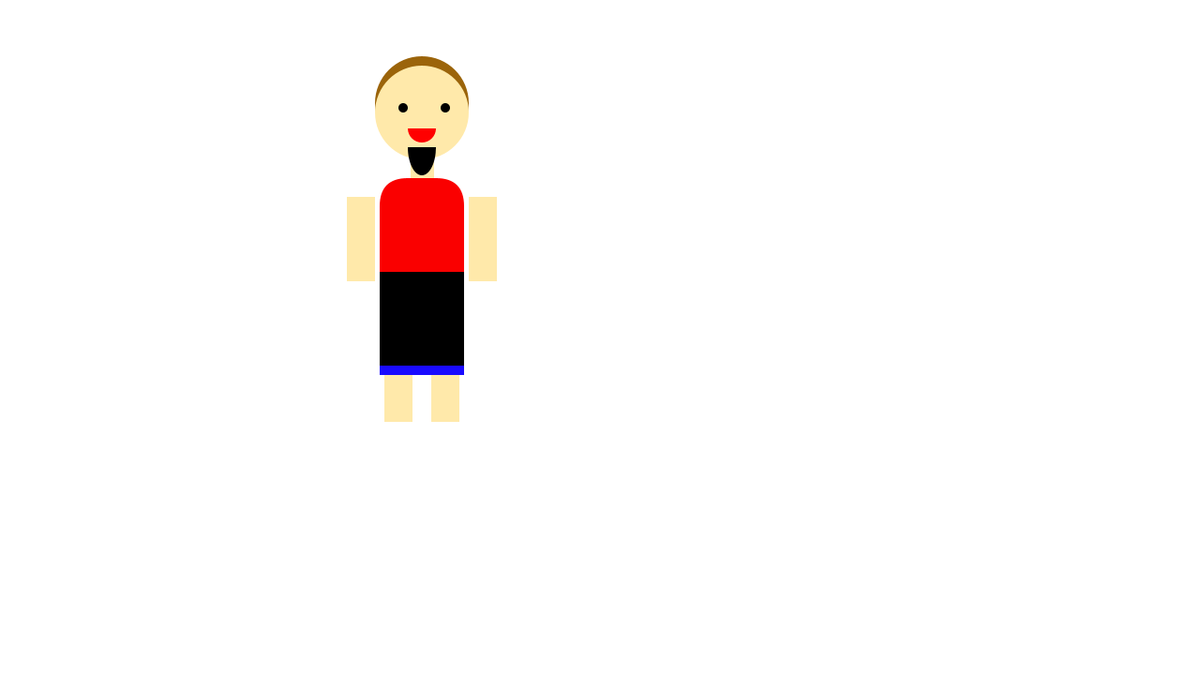
Frame 1 (no input)
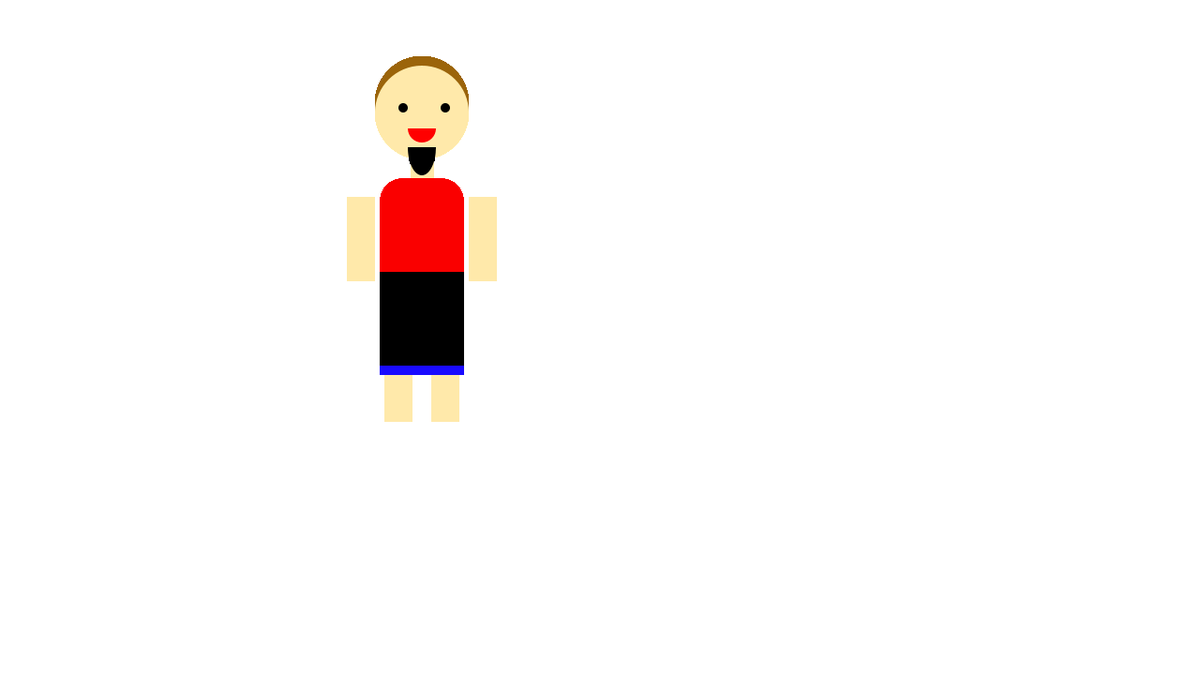
Frame 60 (the mouse pressed at the canvas centre just before this capture)
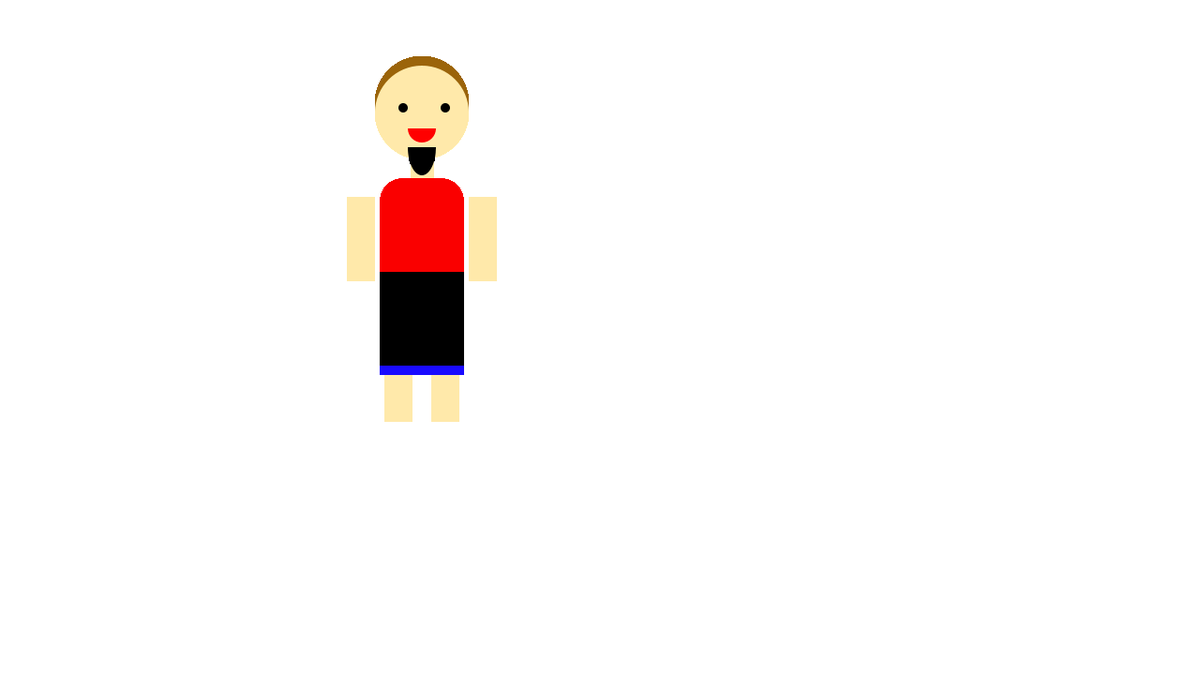
Frame 120 (the mouse held since frame 60 and released just before this capture)

The Processing sketch that drew these frames (run headless with seeded random() and noise(); from frame 60 on, the mouse is pressed at the canvas centre):

// Processing sketch: bapak_PDI
// ── bapak_PDI.pde
void setup(){
 size(1280,720);
 background(255);
}

void draw(){
 
  //rambut
  fill(155,100,10);
  noStroke();
  ellipse(450,110,100,100);

  //kepala
  fill(255,233,170);
  noStroke();
  ellipse(450,120,100,100);
    
  //mata kiri
  fill(0,0,0);
  noStroke();
  ellipse(430,115,10,10);
  
  //mata kanan
  fill(0,0,0);
  noStroke();
  ellipse(475,115,10,10);
  
  //mulut
  fill(255,0,0);
  arc(450,137,30,30,0,PI);

  //leher
  fill(255,233,170);
  rect(438,160,25,30);
  
    
  //kumis
  fill(0);
  arc(450,157,30,60,0,PI);
  
  //badan  
  fill(250,0,0);
  rect(405,190,90,200,30);
    
  //tangan kanan
  fill(255,233,170);
  rect(370,210,30,90);
  
  //tangan kiri
  fill(255,233,170);
  rect(500,210,30,90);
  
  
  //kaki kiri
  fill(255,233,170);
  rect(410,390,30,60);
  
  //kaki kanan
  fill(255,233,170);
  rect(460,390,30,60);
  
  
  //sarung
  fill(0,0,0);
  rect(405,290,90,100);

  //kotak kotak sarung
  fill(25,10,255);
  rect(405,390,90,10);
}
